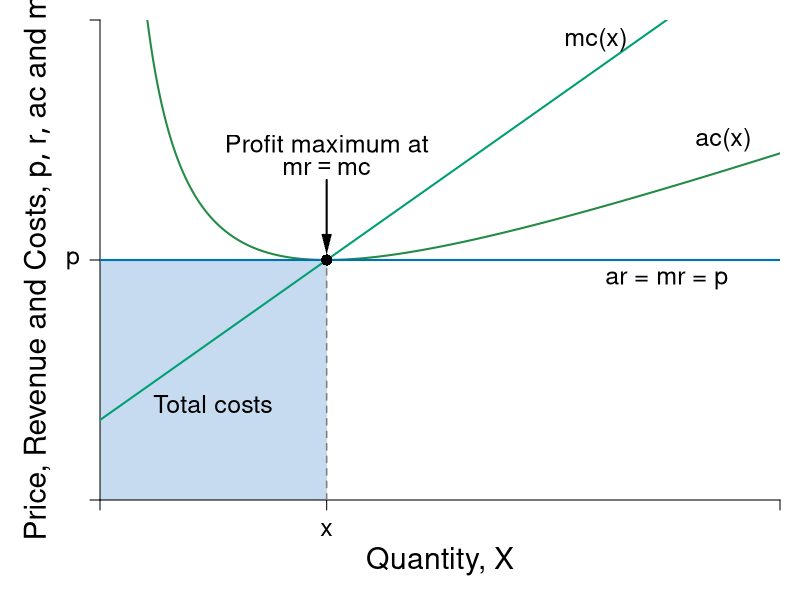

This figure's R source:
#Graph Designer: Simon Halliday
#Authors: Bowles and Halliday
#Title: Coordination, Conflict and Competition: A Text in Microeconomics

require(shape)
pdf(file = "firmmarketsupply/perf_comp_costs.pdf", width = 9, height = 7)

#Set parameters for graphics
pointsize <- 1.8
axislabelsize <- 1.8
labelsize <- 1.5
namesize <- 1.8
annotatesize <- 1.5
graphlinewidth <- 2
segmentlinewidth <- 1.5

COL <- c("#7fc97f", "#beaed4", "#fdc086", "#ffff99", "#386cb0", "#f0027f", "#bf5b17", "#666666")
COLA <- c("#e0f3db", "#99d8c9","#66c2a4","#41ae76", "#238b45", "#005824")
COLB <- c("#c6dbef", "#4eb3d3", "#2b8cbe", "#0868ac","#084081")
grays <- gray.colors(25, start = 1, end = 0)
CBCols <- c("#009E73","#0072B2","#E69F00")

#Edited the margins to cater for the larger LHS labels
par(mar =  c(5, 5, 1, 1))

AvgRevenue <- function(x, rmax = 12, xmax = 12){
  rmax - (rmax/xmax)*x
}

MRevenue <- function(x, rmax = 12, xmax = 12){
  rmax - 2*(rmax/xmax)*x
}

TotCost <- function(x, c0 = 8, c1 = 2, c2 = 0.5){
  c0 + c1*x + c2*(x^2)
}

AvgCost <- function(x, c0 = 8, c1 = 2, c2 = 0.5){
#  TotCost(x) / x
  c0 / x + c1 + c2*x
}

MCost <- function(x, c0 = 8, c1 = 2, c2 = 0.5){
# deriv(TotCost(x), x)
  c1 + 2*c2*x
}

xlims <- c(0, 12)
ylims <- c(0, 12)

npts <- 501 
x <- seq(xlims[1], xlims[2], length.out = npts)
y <- seq(ylims[1], ylims[2], length.out = npts) 
a <- c(13, 16.75, 19.25)

plot(0, 0, xlim = xlims, ylim = ylims, type = "n",
     xlab = expression(paste("")),
     ylab = expression(paste("")), 
     xaxt = "n", 
     yaxt = "n", 
     cex.lab = axislabelsize, 
     bty = "n",
     xaxs="i", 
     yaxs="i")

# ticksy <- seq(from = ylims[1], to = ylims[2], by = 1)
# ylabels <- seq(from = ylims[1], to = ylims[2], by = 1)
# ticksx <- seq(from = xlims[1], to = xlims[2], by = 1)
# xlabels <- seq(from = xlims[1], to = xlims[2], by = 1)
ticksy <- c(0, 6, NA, ylims[2])
ylabels <- c(NA, expression(paste(p)), NA, NA)
ticksx <- c(0, 4, NA, xlims[2])
xlabels <- c(NA, expression(paste(x)), NA, NA)

npts <- 500 
xx1 <- seq(xlims[1], xlims[2], length.out = npts)
xx3 <- seq(2, 6, length.out = npts)

# Draw the polygon for profit
xpoly1 <- c(0, 0, 4, 4, 0)
ypoly1 <- c(0, min(AvgCost(xx1)), min(AvgCost(xx1)), 0, 0)
polygon(x = xpoly1, y = ypoly1, col=COLB[1],density=NULL, border = NA)

axis(1, at = ticksx, pos = 0, labels = xlabels, cex.axis=labelsize)
axis(2, at = ticksy, pos = 0, labels = ylabels, las = 1,cex.axis=labelsize)

#Label the costs
text(2, 0.4*AvgCost(x = 4), expression("Total costs"), cex = labelsize)

#Draw the polygon for costs

#xpoly2 <- c(0, 4, 4, 0, 0)
#ypoly2 <- c(0, 0, 4, 0, 0)
#polygon(x = xpoly2, y = ypoly2, col=COLB[1], density=NULL, border = NA)

# lines(xx1, bcA(xx1, w = 10, p = 1.5), col = COLB[3], lwd = graphlinewidth)
# lines(xx1, AvgRevenue(xx1, rmax = 12, xmax = 12), col = COLB[5], lwd = graphlinewidth)
# lines(xx1, MRevenue(xx1, rmax = 12, xmax = 12), col = COLB[4], lwd = graphlinewidth)
lines(xx1, AvgCost(xx1), col = COLA[5], lwd = graphlinewidth)
lines(xx1, MCost(xx1), col = CBCols[1], lwd = graphlinewidth)

# Label the axes

# text(0.5*(xlims[2]), -1.8, expression(paste("Output, ", x)), xpd = TRUE, cex = axislabelsize) 
mtext(expression(paste("Quantity, ", X)), side=1, line = 3, cex = axislabelsize)
#mtext(expression(paste("Quantity of output, ", x)), side=1, line = 3, cex = axislabelsize)
text(-1.1, 0.5*ylims[2], expression(paste("Price, Revenue and Costs, ", list(p, r, ac), " and ", mc)), xpd = TRUE, cex = axislabelsize, srt = 90) 

#Label curves

text(10, 5.5, expression(paste("ar = mr = p")), cex = labelsize)
text(11, 9, expression(paste("ac(x)")), cex = labelsize)
text(8.75, 11.5, expression(paste("mc(x)")), cex = labelsize)

#Labels cost and profit areas (To be added)


#Draw segments for total costs

segments(0, 6, 4, 6,
         lty = 2, col = grays[20] , lwd = segmentlinewidth
         )
segments(4, 0, 4, 6,
         lty = 2, col = grays[20] , lwd = segmentlinewidth
)
segments(0, 6, xlims[2], 6,
         lty = 1, col = CBCols[2] , lwd = graphlinewidth
)

# Label Points for comparison

points(4, 6, pch = 16, col = "black", cex = 1.5)
# text(3.8, MRevenue(x = 4) - 0.4, expression(i), cex = labelsize)


# points(4, AvgRevenue(x = 4), pch = 16, col = "black", cex = 1.5)
# text(4.2, AvgRevenue(x = 4) + 0.4, expression(h), cex = labelsize)

# Arrows (Labels to be added)

text(4, 8.9, expression(paste("Profit maximum at")), cex = labelsize)
text(4, 8.3, expression(paste(mr == mc)), cex = labelsize)
shape::Arrows(4, 8, 4, 6.4, col = "black", lty = 1, lwd = 2, arr.type = "triangle", arr.lwd = 0.5)



dev.off()
